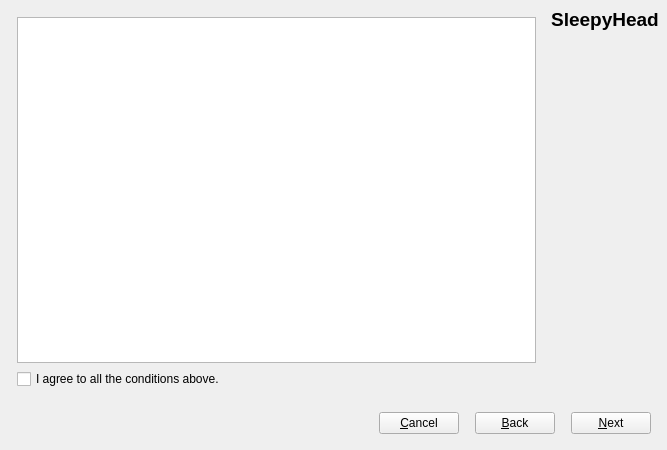
<?xml version="1.0" encoding="UTF-8"?>
<ui version="4.0">
 <class>NewProfile</class>
 <widget class="QDialog" name="NewProfile">
  <property name="geometry">
   <rect>
    <x>0</x>
    <y>0</y>
    <width>667</width>
    <height>450</height>
   </rect>
  </property>
  <property name="windowTitle">
   <string>Edit User Profile</string>
  </property>
  <property name="windowIcon">
   <iconset resource="Resources.qrc">
    <normaloff>:/icons/bob-v3.0.png</normaloff>:/icons/bob-v3.0.png</iconset>
  </property>
  <layout class="QVBoxLayout" name="verticalLayout_3">
   <property name="leftMargin">
    <number>8</number>
   </property>
   <property name="topMargin">
    <number>8</number>
   </property>
   <property name="rightMargin">
    <number>8</number>
   </property>
   <property name="bottomMargin">
    <number>8</number>
   </property>
   <item>
    <layout class="QHBoxLayout" name="horizontalLayout">
     <item>
      <layout class="QVBoxLayout" name="verticalLayout_2">
       <property name="spacing">
        <number>0</number>
       </property>
       <item>
        <widget class="QStackedWidget" name="stackedWidget">
         <property name="currentIndex">
          <number>0</number>
         </property>
         <widget class="QWidget" name="welcomePage">
          <layout class="QVBoxLayout" name="verticalLayout_8">
           <item>
            <widget class="QTextBrowser" name="textBrowser">
             <property name="autoFormatting">
              <set>QTextEdit::AutoNone</set>
             </property>
             <property name="source">
              <url>
               <string>about:blank</string>
              </url>
             </property>
             <property name="openExternalLinks">
              <bool>false</bool>
             </property>
             <property name="openLinks">
              <bool>false</bool>
             </property>
            </widget>
           </item>
           <item>
            <layout class="QHBoxLayout" name="horizontalLayout_5">
             <item>
              <widget class="QCheckBox" name="agreeCheckbox">
               <property name="text">
                <string>I agree to all the conditions above.</string>
               </property>
              </widget>
             </item>
             <item>
              <spacer name="horizontalSpacer_2">
               <property name="orientation">
                <enum>Qt::Horizontal</enum>
               </property>
               <property name="sizeHint" stdset="0">
                <size>
                 <width>40</width>
                 <height>20</height>
                </size>
               </property>
              </spacer>
             </item>
            </layout>
           </item>
          </layout>
         </widget>
         <widget class="QWidget" name="userPage">
          <layout class="QVBoxLayout" name="verticalLayout_9">
           <property name="spacing">
            <number>-1</number>
           </property>
           <property name="leftMargin">
            <number>8</number>
           </property>
           <property name="topMargin">
            <number>8</number>
           </property>
           <property name="rightMargin">
            <number>8</number>
           </property>
           <property name="bottomMargin">
            <number>8</number>
           </property>
           <item>
            <widget class="QGroupBox" name="groupBox">
             <property name="title">
              <string>User Information</string>
             </property>
             <property name="flat">
              <bool>false</bool>
             </property>
             <layout class="QVBoxLayout" name="verticalLayout_10">
              <property name="spacing">
               <number>-1</number>
              </property>
              <property name="leftMargin">
               <number>8</number>
              </property>
              <property name="topMargin">
               <number>8</number>
              </property>
              <property name="rightMargin">
               <number>8</number>
              </property>
              <property name="bottomMargin">
               <number>8</number>
              </property>
              <item>
               <layout class="QHBoxLayout" name="horizontalLayout_7">
                <item>
                 <widget class="QLabel" name="label">
                  <property name="text">
                   <string>User Name</string>
                  </property>
                 </widget>
                </item>
                <item>
                 <widget class="QLineEdit" name="userNameEdit"/>
                </item>
               </layout>
              </item>
             </layout>
            </widget>
           </item>
           <item>
            <widget class="QGroupBox" name="passwordGroupBox">
             <property name="toolTip">
              <string>Keep the kids out.. Nothing more.. This isn't meant to be uber security.</string>
             </property>
             <property name="title">
              <string>Password Protect Profile</string>
             </property>
             <property name="flat">
              <bool>false</bool>
             </property>
             <property name="checkable">
              <bool>true</bool>
             </property>
             <property name="checked">
              <bool>false</bool>
             </property>
             <layout class="QGridLayout" name="gridLayout_2">
              <property name="leftMargin">
               <number>8</number>
              </property>
              <property name="topMargin">
               <number>8</number>
              </property>
              <property name="rightMargin">
               <number>8</number>
              </property>
              <property name="bottomMargin">
               <number>8</number>
              </property>
              <item row="0" column="0">
               <widget class="QLabel" name="label_13">
                <property name="text">
                 <string>Password</string>
                </property>
               </widget>
              </item>
              <item row="0" column="1">
               <widget class="QLineEdit" name="passwordEdit1">
                <property name="echoMode">
                 <enum>QLineEdit::PasswordEchoOnEdit</enum>
                </property>
               </widget>
              </item>
              <item row="1" column="0">
               <widget class="QLabel" name="label_14">
                <property name="text">
                 <string>...twice...</string>
                </property>
               </widget>
              </item>
              <item row="1" column="1">
               <widget class="QLineEdit" name="passwordEdit2">
                <property name="echoMode">
                 <enum>QLineEdit::PasswordEchoOnEdit</enum>
                </property>
               </widget>
              </item>
             </layout>
            </widget>
           </item>
           <item>
            <widget class="QGroupBox" name="groupBox_3">
             <property name="title">
              <string>Locale Settings</string>
             </property>
             <layout class="QGridLayout" name="gridLayout">
              <property name="leftMargin">
               <number>8</number>
              </property>
              <property name="topMargin">
               <number>8</number>
              </property>
              <property name="rightMargin">
               <number>8</number>
              </property>
              <property name="bottomMargin">
               <number>8</number>
              </property>
              <property name="spacing">
               <number>-1</number>
              </property>
              <item row="4" column="0">
               <widget class="QCheckBox" name="DSTcheckbox">
                <property name="sizePolicy">
                 <sizepolicy hsizetype="Fixed" vsizetype="Fixed">
                  <horstretch>0</horstretch>
                  <verstretch>0</verstretch>
                 </sizepolicy>
                </property>
                <property name="text">
                 <string>DST Zone</string>
                </property>
               </widget>
              </item>
              <item row="2" column="0">
               <widget class="QLabel" name="label_27">
                <property name="sizePolicy">
                 <sizepolicy hsizetype="Preferred" vsizetype="Preferred">
                  <horstretch>0</horstretch>
                  <verstretch>0</verstretch>
                 </sizepolicy>
                </property>
                <property name="text">
                 <string>TimeZone</string>
                </property>
                <property name="alignment">
                 <set>Qt::AlignLeading|Qt::AlignLeft|Qt::AlignVCenter</set>
                </property>
               </widget>
              </item>
              <item row="6" column="0">
               <spacer name="verticalSpacer">
                <property name="orientation">
                 <enum>Qt::Vertical</enum>
                </property>
                <property name="sizeHint" stdset="0">
                 <size>
                  <width>20</width>
                  <height>40</height>
                 </size>
                </property>
               </spacer>
              </item>
              <item row="2" column="1" colspan="2">
               <widget class="QComboBox" name="timezoneCombo"/>
              </item>
              <item row="1" column="0">
               <widget class="QLabel" name="label_25">
                <property name="sizePolicy">
                 <sizepolicy hsizetype="Preferred" vsizetype="Preferred">
                  <horstretch>0</horstretch>
                  <verstretch>0</verstretch>
                 </sizepolicy>
                </property>
                <property name="text">
                 <string>Country</string>
                </property>
                <property name="alignment">
                 <set>Qt::AlignLeading|Qt::AlignLeft|Qt::AlignVCenter</set>
                </property>
               </widget>
              </item>
              <item row="1" column="1" colspan="2">
               <widget class="QComboBox" name="countryCombo"/>
              </item>
             </layout>
            </widget>
           </item>
          </layout>
         </widget>
         <widget class="QWidget" name="personalPage">
          <layout class="QVBoxLayout" name="verticalLayout_4">
           <property name="spacing">
            <number>-1</number>
           </property>
           <property name="leftMargin">
            <number>8</number>
           </property>
           <property name="topMargin">
            <number>8</number>
           </property>
           <property name="rightMargin">
            <number>8</number>
           </property>
           <property name="bottomMargin">
            <number>8</number>
           </property>
           <item>
            <widget class="QGroupBox" name="groupBox_6">
             <property name="title">
              <string>Personal Information (for reports)</string>
             </property>
             <layout class="QFormLayout" name="formLayout_6">
              <property name="horizontalSpacing">
               <number>-1</number>
              </property>
              <property name="verticalSpacing">
               <number>-1</number>
              </property>
              <property name="leftMargin">
               <number>8</number>
              </property>
              <property name="topMargin">
               <number>8</number>
              </property>
              <property name="rightMargin">
               <number>8</number>
              </property>
              <property name="bottomMargin">
               <number>8</number>
              </property>
              <item row="0" column="0">
               <widget class="QLabel" name="label_5">
                <property name="text">
                 <string>First Name</string>
                </property>
               </widget>
              </item>
              <item row="0" column="1">
               <widget class="QLineEdit" name="firstNameEdit"/>
              </item>
              <item row="1" column="0">
               <widget class="QLabel" name="label_6">
                <property name="text">
                 <string>Last Name</string>
                </property>
               </widget>
              </item>
              <item row="1" column="1">
               <widget class="QLineEdit" name="lastNameEdit"/>
              </item>
              <item row="2" column="0">
               <widget class="QLabel" name="label_7">
                <property name="text">
                 <string>D.O.B.</string>
                </property>
               </widget>
              </item>
              <item row="2" column="1">
               <layout class="QHBoxLayout" name="horizontalLayout_3">
                <item>
                 <widget class="QDateEdit" name="dobEdit">
                  <property name="calendarPopup">
                   <bool>true</bool>
                  </property>
                 </widget>
                </item>
                <item>
                 <widget class="QLabel" name="label_8">
                  <property name="text">
                   <string>Gender</string>
                  </property>
                 </widget>
                </item>
                <item>
                 <widget class="QComboBox" name="genderCombo">
                  <item>
                   <property name="text">
                    <string/>
                   </property>
                  </item>
                  <item>
                   <property name="text">
                    <string>Male</string>
                   </property>
                  </item>
                  <item>
                   <property name="text">
                    <string>Female</string>
                   </property>
                  </item>
                 </widget>
                </item>
               </layout>
              </item>
              <item row="3" column="0">
               <widget class="QLabel" name="label_10">
                <property name="sizePolicy">
                 <sizepolicy hsizetype="Minimum" vsizetype="Preferred">
                  <horstretch>0</horstretch>
                  <verstretch>0</verstretch>
                 </sizepolicy>
                </property>
                <property name="text">
                 <string>Height</string>
                </property>
                <property name="alignment">
                 <set>Qt::AlignLeading|Qt::AlignLeft|Qt::AlignVCenter</set>
                </property>
               </widget>
              </item>
              <item row="3" column="1">
               <layout class="QHBoxLayout" name="horizontalLayout_6">
                <item>
                 <widget class="QDoubleSpinBox" name="heightEdit">
                  <property name="decimals">
                   <number>2</number>
                  </property>
                  <property name="maximum">
                   <double>350.000000000000000</double>
                  </property>
                 </widget>
                </item>
                <item>
                 <widget class="QDoubleSpinBox" name="heightEdit2">
                  <property name="decimals">
                   <number>0</number>
                  </property>
                  <property name="singleStep">
                   <double>1.000000000000000</double>
                  </property>
                 </widget>
                </item>
                <item>
                 <widget class="QComboBox" name="heightCombo">
                  <property name="sizePolicy">
                   <sizepolicy hsizetype="Preferred" vsizetype="Fixed">
                    <horstretch>0</horstretch>
                    <verstretch>0</verstretch>
                   </sizepolicy>
                  </property>
                  <item>
                   <property name="text">
                    <string>metric</string>
                   </property>
                  </item>
                  <item>
                   <property name="text">
                    <string>archiac</string>
                   </property>
                  </item>
                 </widget>
                </item>
               </layout>
              </item>
             </layout>
            </widget>
           </item>
           <item>
            <widget class="QGroupBox" name="groupBox_2">
             <property name="title">
              <string>Contact Information</string>
             </property>
             <layout class="QFormLayout" name="formLayout">
              <property name="fieldGrowthPolicy">
               <enum>QFormLayout::AllNonFixedFieldsGrow</enum>
              </property>
              <property name="horizontalSpacing">
               <number>-1</number>
              </property>
              <property name="verticalSpacing">
               <number>-1</number>
              </property>
              <property name="leftMargin">
               <number>8</number>
              </property>
              <property name="topMargin">
               <number>8</number>
              </property>
              <property name="rightMargin">
               <number>8</number>
              </property>
              <property name="bottomMargin">
               <number>8</number>
              </property>
              <item row="0" column="0">
               <widget class="QLabel" name="label_9">
                <property name="text">
                 <string>Address</string>
                </property>
                <property name="alignment">
                 <set>Qt::AlignLeading|Qt::AlignLeft|Qt::AlignTop</set>
                </property>
               </widget>
              </item>
              <item row="0" column="1">
               <widget class="QTextEdit" name="addressEdit">
                <property name="tabChangesFocus">
                 <bool>true</bool>
                </property>
               </widget>
              </item>
              <item row="1" column="0">
               <widget class="QLabel" name="label_11">
                <property name="text">
                 <string>Email</string>
                </property>
               </widget>
              </item>
              <item row="1" column="1">
               <widget class="QLineEdit" name="emailEdit"/>
              </item>
              <item row="3" column="0">
               <widget class="QLabel" name="label_12">
                <property name="text">
                 <string>Phone</string>
                </property>
               </widget>
              </item>
              <item row="3" column="1">
               <widget class="QLineEdit" name="phoneEdit"/>
              </item>
              <item row="4" column="1">
               <spacer name="verticalSpacer_6">
                <property name="orientation">
                 <enum>Qt::Vertical</enum>
                </property>
                <property name="sizeHint" stdset="0">
                 <size>
                  <width>20</width>
                  <height>40</height>
                 </size>
                </property>
               </spacer>
              </item>
             </layout>
            </widget>
           </item>
          </layout>
         </widget>
         <widget class="QWidget" name="cpapPage">
          <layout class="QVBoxLayout" name="verticalLayout_7">
           <property name="spacing">
            <number>-1</number>
           </property>
           <property name="leftMargin">
            <number>8</number>
           </property>
           <property name="topMargin">
            <number>8</number>
           </property>
           <property name="rightMargin">
            <number>8</number>
           </property>
           <property name="bottomMargin">
            <number>8</number>
           </property>
           <item>
            <widget class="QGroupBox" name="groupBox_4">
             <property name="title">
              <string>CPAP Treatment Information</string>
             </property>
             <layout class="QFormLayout" name="formLayout_4">
              <property name="fieldGrowthPolicy">
               <enum>QFormLayout::AllNonFixedFieldsGrow</enum>
              </property>
              <property name="horizontalSpacing">
               <number>-1</number>
              </property>
              <property name="verticalSpacing">
               <number>-1</number>
              </property>
              <property name="leftMargin">
               <number>8</number>
              </property>
              <property name="topMargin">
               <number>8</number>
              </property>
              <property name="rightMargin">
               <number>8</number>
              </property>
              <property name="bottomMargin">
               <number>8</number>
              </property>
              <item row="0" column="0">
               <widget class="QLabel" name="label_16">
                <property name="text">
                 <string>Date Diagnosed</string>
                </property>
               </widget>
              </item>
              <item row="0" column="1">
               <widget class="QDateEdit" name="dateDiagnosedEdit">
                <property name="calendarPopup">
                 <bool>true</bool>
                </property>
               </widget>
              </item>
              <item row="1" column="0">
               <widget class="QLabel" name="label_4">
                <property name="text">
                 <string>Untreated AHI</string>
                </property>
               </widget>
              </item>
              <item row="1" column="1">
               <widget class="QDoubleSpinBox" name="untreatedAHIEdit">
                <property name="maximum">
                 <double>999.990000000000009</double>
                </property>
               </widget>
              </item>
              <item row="2" column="0">
               <widget class="QLabel" name="label_20">
                <property name="text">
                 <string>CPAP Mode</string>
                </property>
               </widget>
              </item>
              <item row="2" column="1">
               <widget class="QComboBox" name="cpapModeCombo">
                <item>
                 <property name="text">
                  <string>CPAP</string>
                 </property>
                </item>
                <item>
                 <property name="text">
                  <string>APAP</string>
                 </property>
                </item>
                <item>
                 <property name="text">
                  <string>Bi-Level</string>
                 </property>
                </item>
                <item>
                 <property name="text">
                  <string>ASV</string>
                 </property>
                </item>
               </widget>
              </item>
              <item row="3" column="0">
               <widget class="QLabel" name="label_21">
                <property name="text">
                 <string>RX Pressure</string>
                </property>
               </widget>
              </item>
              <item row="3" column="1">
               <layout class="QHBoxLayout" name="horizontalLayout_4">
                <item>
                 <widget class="QDoubleSpinBox" name="minPressureEdit"/>
                </item>
                <item>
                 <widget class="QDoubleSpinBox" name="maxPressureEdit"/>
                </item>
               </layout>
              </item>
              <item row="4" column="0" colspan="2">
               <widget class="QPlainTextEdit" name="cpapNotes">
                <property name="tabChangesFocus">
                 <bool>true</bool>
                </property>
               </widget>
              </item>
             </layout>
            </widget>
           </item>
          </layout>
         </widget>
         <widget class="QWidget" name="doctorPage">
          <layout class="QVBoxLayout" name="verticalLayout_6">
           <property name="spacing">
            <number>-1</number>
           </property>
           <property name="leftMargin">
            <number>8</number>
           </property>
           <property name="topMargin">
            <number>8</number>
           </property>
           <property name="rightMargin">
            <number>8</number>
           </property>
           <property name="bottomMargin">
            <number>8</number>
           </property>
           <item>
            <widget class="QGroupBox" name="groupBox_5">
             <property name="title">
              <string>Doctors / Clinic Information</string>
             </property>
             <layout class="QFormLayout" name="formLayout_5">
              <property name="fieldGrowthPolicy">
               <enum>QFormLayout::AllNonFixedFieldsGrow</enum>
              </property>
              <property name="horizontalSpacing">
               <number>-1</number>
              </property>
              <property name="verticalSpacing">
               <number>-1</number>
              </property>
              <property name="leftMargin">
               <number>8</number>
              </property>
              <property name="topMargin">
               <number>8</number>
              </property>
              <property name="rightMargin">
               <number>8</number>
              </property>
              <property name="bottomMargin">
               <number>8</number>
              </property>
              <item row="0" column="0">
               <widget class="QLabel" name="label_17">
                <property name="text">
                 <string>Doctors Name</string>
                </property>
               </widget>
              </item>
              <item row="0" column="1">
               <widget class="QLineEdit" name="doctorNameEdit"/>
              </item>
              <item row="1" column="0" colspan="2">
               <widget class="Line" name="line">
                <property name="orientation">
                 <enum>Qt::Horizontal</enum>
                </property>
               </widget>
              </item>
              <item row="2" column="0">
               <widget class="QLabel" name="label_23">
                <property name="text">
                 <string>Practice Name</string>
                </property>
               </widget>
              </item>
              <item row="2" column="1">
               <widget class="QLineEdit" name="doctorPracticeEdit"/>
              </item>
              <item row="3" column="0">
               <widget class="QLabel" name="label_24">
                <property name="text">
                 <string>Patient ID</string>
                </property>
               </widget>
              </item>
              <item row="3" column="1">
               <widget class="QLineEdit" name="doctorPatientIDEdit"/>
              </item>
              <item row="4" column="0" colspan="2">
               <widget class="Line" name="line_7">
                <property name="orientation">
                 <enum>Qt::Horizontal</enum>
                </property>
               </widget>
              </item>
              <item row="5" column="0">
               <widget class="QLabel" name="label_22">
                <property name="text">
                 <string>Address</string>
                </property>
               </widget>
              </item>
              <item row="5" column="1">
               <widget class="QTextEdit" name="doctorAddressEdit">
                <property name="tabChangesFocus">
                 <bool>true</bool>
                </property>
               </widget>
              </item>
              <item row="6" column="0" colspan="2">
               <widget class="Line" name="line_2">
                <property name="orientation">
                 <enum>Qt::Horizontal</enum>
                </property>
               </widget>
              </item>
              <item row="7" column="0">
               <widget class="QLabel" name="label_18">
                <property name="text">
                 <string>Phone</string>
                </property>
               </widget>
              </item>
              <item row="7" column="1">
               <widget class="QLineEdit" name="doctorPhoneEdit"/>
              </item>
              <item row="8" column="0">
               <widget class="QLabel" name="label_19">
                <property name="text">
                 <string>Email</string>
                </property>
               </widget>
              </item>
              <item row="8" column="1">
               <widget class="QLineEdit" name="doctorEmailEdit"/>
              </item>
              <item row="9" column="1">
               <spacer name="verticalSpacer_4">
                <property name="orientation">
                 <enum>Qt::Vertical</enum>
                </property>
                <property name="sizeHint" stdset="0">
                 <size>
                  <width>20</width>
                  <height>40</height>
                 </size>
                </property>
               </spacer>
              </item>
             </layout>
            </widget>
           </item>
          </layout>
         </widget>
        </widget>
       </item>
      </layout>
     </item>
     <item>
      <layout class="QVBoxLayout" name="verticalLayout">
       <item>
        <widget class="QLabel" name="AppTitle">
         <property name="sizePolicy">
          <sizepolicy hsizetype="Preferred" vsizetype="Fixed">
           <horstretch>0</horstretch>
           <verstretch>0</verstretch>
          </sizepolicy>
         </property>
         <property name="font">
          <font>
           <pointsize>14</pointsize>
           <weight>75</weight>
           <italic>false</italic>
           <bold>true</bold>
          </font>
         </property>
         <property name="text">
          <string>SleepyHead</string>
         </property>
         <property name="alignment">
          <set>Qt::AlignHCenter|Qt::AlignTop</set>
         </property>
        </widget>
       </item>
       <item>
        <widget class="QLabel" name="releaseStatus">
         <property name="font">
          <font>
           <italic>true</italic>
          </font>
         </property>
         <property name="text">
          <string/>
         </property>
         <property name="alignment">
          <set>Qt::AlignCenter</set>
         </property>
        </widget>
       </item>
       <item>
        <widget class="QLabel" name="label_2">
         <property name="text">
          <string/>
         </property>
         <property name="pixmap">
          <pixmap resource="Resources.qrc">:/docs/sheep.png</pixmap>
         </property>
         <property name="scaledContents">
          <bool>false</bool>
         </property>
        </widget>
       </item>
       <item>
        <spacer name="verticalSpacer_2">
         <property name="orientation">
          <enum>Qt::Vertical</enum>
         </property>
         <property name="sizeHint" stdset="0">
          <size>
           <width>20</width>
           <height>40</height>
          </size>
         </property>
        </spacer>
       </item>
      </layout>
     </item>
    </layout>
   </item>
   <item>
    <layout class="QHBoxLayout" name="horizontalLayout_2">
     <property name="spacing">
      <number>16</number>
     </property>
     <property name="leftMargin">
      <number>8</number>
     </property>
     <property name="topMargin">
      <number>8</number>
     </property>
     <property name="rightMargin">
      <number>8</number>
     </property>
     <property name="bottomMargin">
      <number>8</number>
     </property>
     <item>
      <spacer name="horizontalSpacer">
       <property name="orientation">
        <enum>Qt::Horizontal</enum>
       </property>
       <property name="sizeHint" stdset="0">
        <size>
         <width>40</width>
         <height>20</height>
        </size>
       </property>
      </spacer>
     </item>
     <item>
      <widget class="QPushButton" name="cancelButton">
       <property name="sizePolicy">
        <sizepolicy hsizetype="Minimum" vsizetype="Minimum">
         <horstretch>0</horstretch>
         <verstretch>0</verstretch>
        </sizepolicy>
       </property>
       <property name="text">
        <string>&amp;Cancel</string>
       </property>
       <property name="autoDefault">
        <bool>false</bool>
       </property>
      </widget>
     </item>
     <item>
      <widget class="QPushButton" name="backButton">
       <property name="sizePolicy">
        <sizepolicy hsizetype="Minimum" vsizetype="Minimum">
         <horstretch>0</horstretch>
         <verstretch>0</verstretch>
        </sizepolicy>
       </property>
       <property name="text">
        <string>&amp;Back</string>
       </property>
       <property name="autoDefault">
        <bool>false</bool>
       </property>
      </widget>
     </item>
     <item>
      <widget class="QPushButton" name="nextButton">
       <property name="sizePolicy">
        <sizepolicy hsizetype="Minimum" vsizetype="Minimum">
         <horstretch>0</horstretch>
         <verstretch>0</verstretch>
        </sizepolicy>
       </property>
       <property name="text">
        <string>&amp;Next</string>
       </property>
       <property name="autoDefault">
        <bool>false</bool>
       </property>
       <property name="default">
        <bool>false</bool>
       </property>
      </widget>
     </item>
    </layout>
   </item>
  </layout>
 </widget>
 <resources>
  <include location="Resources.qrc"/>
 </resources>
 <connections>
  <connection>
   <sender>cancelButton</sender>
   <signal>clicked()</signal>
   <receiver>NewProfile</receiver>
   <slot>reject()</slot>
   <hints>
    <hint type="sourcelabel">
     <x>425</x>
     <y>373</y>
    </hint>
    <hint type="destinationlabel">
     <x>288</x>
     <y>197</y>
    </hint>
   </hints>
  </connection>
 </connections>
</ui>
